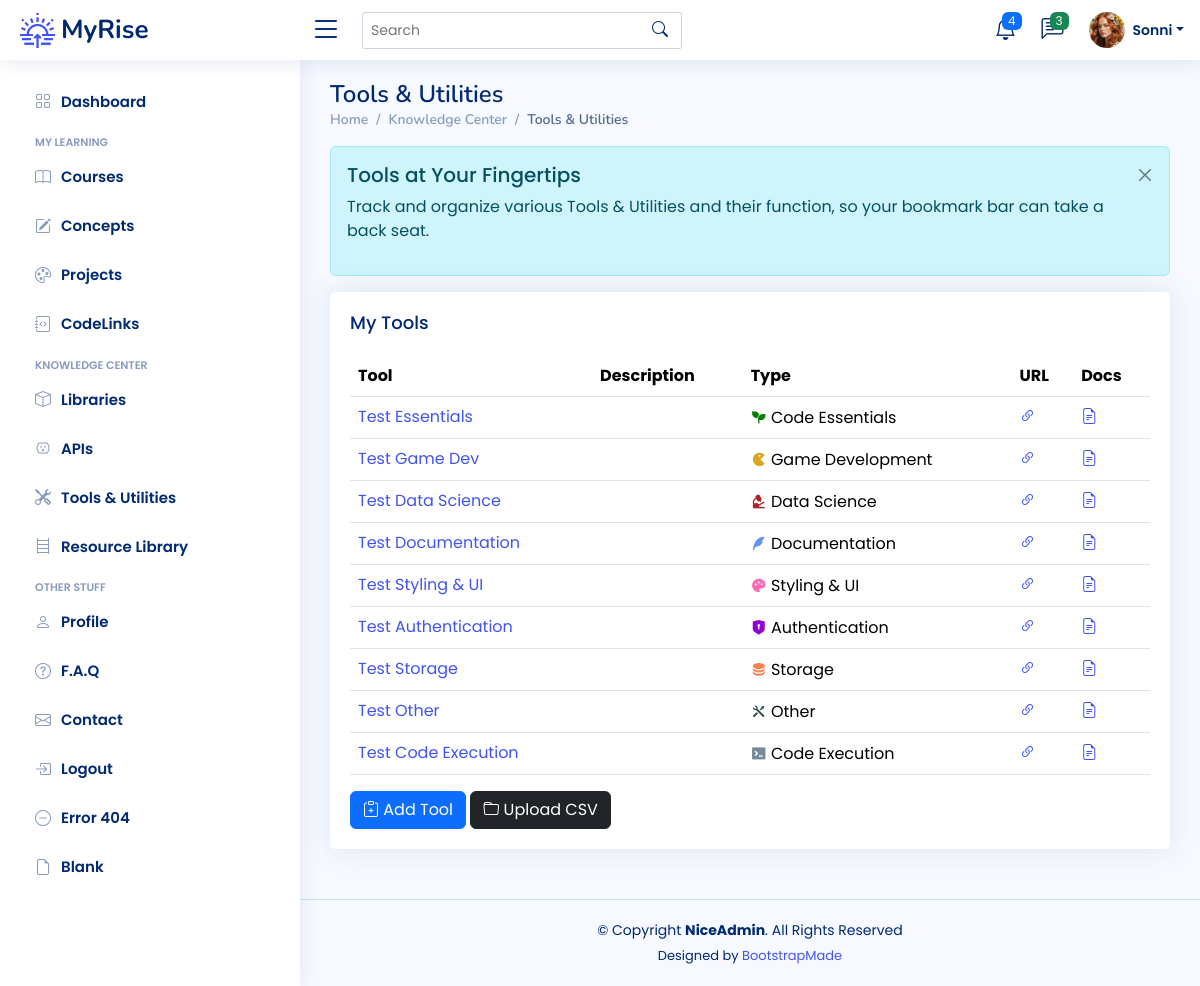
/tools (signed in), run on an earlier commit of the app's database.
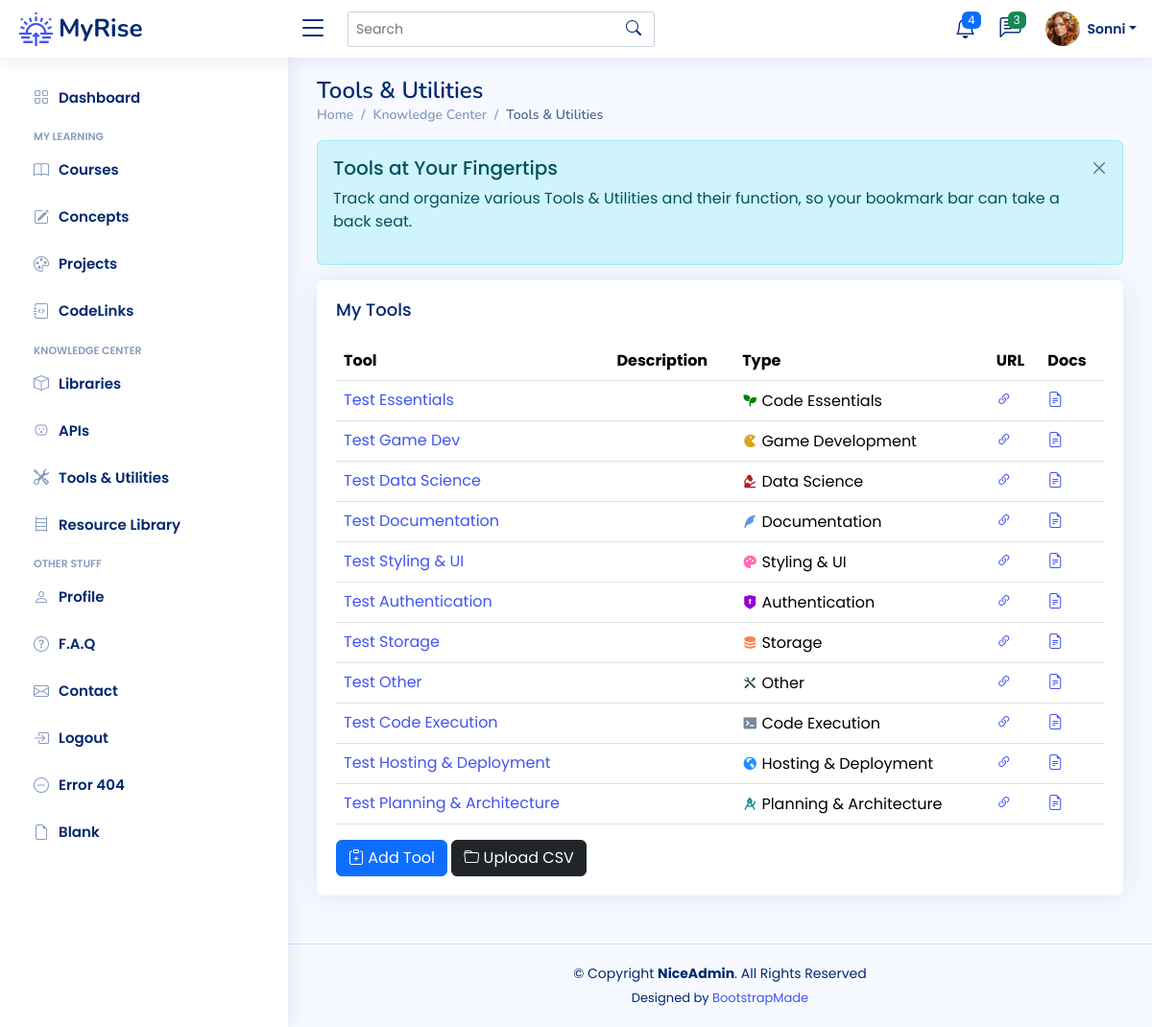
And on a later commit of the database.
### app/models.py (models this page shows)
class Tool(db.Model):
    __tablename__ = "tools"
    id: Mapped[int] = mapped_column(Integer, primary_key=True)
    name: Mapped[str] = mapped_column(String(100), nullable=False)
    description: Mapped[str] = mapped_column(Text, nullable=True)
    type: Mapped[str] = mapped_column(String(100), nullable=True)
    url: Mapped[str] = mapped_column(String(250), nullable=True)
    doc_link: Mapped[str] = mapped_column(String(250), nullable=True)
    date_added: Mapped[datetime.date] = mapped_column(Date, nullable=False)
    concepts: Mapped[List["Concept"]] = relationship('Concept', secondary=tool_concept, backref='tools')
    user_id: Mapped[int] = mapped_column(Integer, ForeignKey(User.id), index=True)
    user: Mapped["User"] = relationship(back_populates="tools")

### app/routes.py (the view)
@app.route('/tools')
@login_required
def tools_page():
    get_tools = db.session.execute(db.select(Tool).filter_by(user_id=current_user.id)).scalars().all()
    tools = [tool for tool in get_tools]
    return render_template('tools.html', tools=tools, badge=tool_categories)

### app/models.py (called while the page is built)
@login_manager.user_loader
def load_user(user_id):
    return db.get_or_404(User, user_id)

### app/templates/tools.html (shortened to what this page needs)
{% extends 'base.html' %}
{% from 'bootstrap5/form.html' import render_form %}
{% block content %}
	<main id="main" class="main">
    <div class="pagetitle">
      <h1>Tools & Utilities</h1>
      <nav>
        <ol class="breadcrumb">
          <li class="breadcrumb-item"><a href="index.html">Home</a></li>
          <li class="breadcrumb-item">Knowledge Center</li>
          <li class="breadcrumb-item active">Tools & Utilities</li>
        </ol>
      </nav>
    </div>
	<div class="alert alert-info  alert-dismissible fade show" role="alert">
		<h4 class="alert-heading">Tools at Your Fingertips</h4>
		<p>Track and organize various Tools & Utilities and their function, so your bookmark bar can take a back seat.</p>
		<button type="button" class="btn-close" data-bs-dismiss="alert" aria-label="Close"></button>
	  </div>
	 <div class="card">
		<div class="card-body">
		  <h5 class="card-title">My Tools</h5>
		  <table class="table table-hover">
			<thead>
			  <tr>
				<th scope="col">Tool</th>
				<th scope="col">Description</th>
			  	<th scope="col">Type</th>
				<th scope="col">URL</th>
				<th scope="col">Docs</th>
			  </tr>
			</thead>
			<tbody>
			{% for tool in tools %}
			{% set ttype = badge[tool.type] %}
			  <tr>
			  	<td><a href="{{ url_for('tool_detail', num=tool.id) }}"> {{ tool.name }}</a></td>
				<td>{{ tool.description }}</td>
				<td><i class="{{ ttype[2] }}" style="color: {{ttype[1]}}"></i> {{ ttype[0] }}</td>
				<td><a href="{{ tool.url }}" target="_blank"><i class="bi bi-link-45deg"></i></a></td>
			    <td><a href="{{ tool.doc_link }}" target="_blank"><i class="bi bi-file-earmark-text"></i></a></td>
			  </tr>
			{% endfor %}
			</tbody>
		  </table>
			<a href="{{ url_for('add_new_tool') }}">
		  <button type="button" class="btn btn-primary"><i class="bi bi-clipboard-plus"></i> Add Tool</button>
			</a>
			<a href="{{ url_for('import_tools') }}">
		  <button type="button" class="btn btn-dark"><i class="bi bi-folder"></i> Upload CSV</button>
			</a>
		</div>
	 </div>
	</main>
{% endblock %}

What changed in the data, as far as the page shows it:
added Tool: name "Test Hosting & Deployment", ttype "Hosting & Deployment"
added Tool: name "Test Planning & Architecture", ttype "Planning & Architecture"
